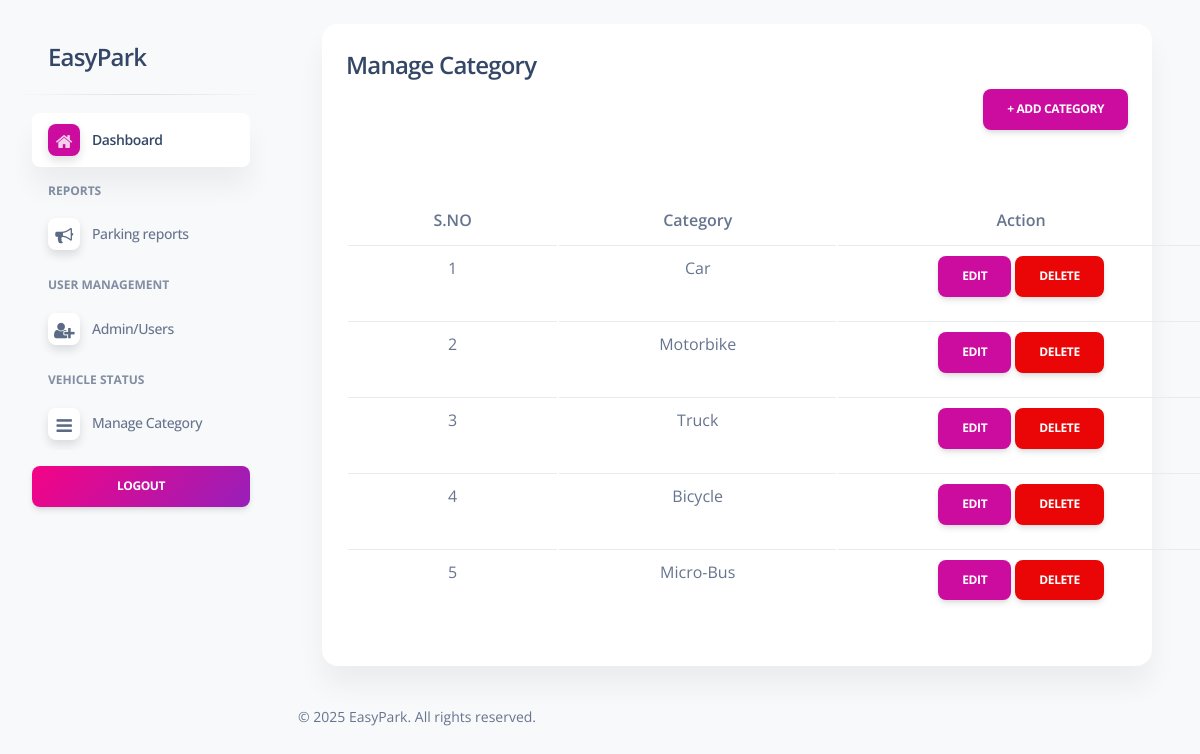
/admin/manage-category.php (signed in), run on the app's committed database.
### tables this page shows
CREATE TABLE `tblcategory` (
  `ID` int(10) NOT NULL,
  `VehicleCat` varchar(120) DEFAULT NULL,
  `CreationDate` timestamp NOT NULL DEFAULT current_timestamp(),
  `FID` int(11) DEFAULT NULL
);

### admin/manage-category.php (the view, shortened to what this page needs)
<?php
include('include/header.php');
?>
<div class="container">
    <div class="row">
        <div class="col-lg-12">
            <div class="card">
                <div class="card-header">
                    <h4>Manage Category</h4>
                    <a href="addcategory.php" class="btn btn-primary float-end">+ Add Category</a>
                </div>
                <div class="card-body">
                    <table class="table">
                        <thead>
                            <tr>
                                <th>S.NO</th>
                                <th>Category</th>
                                <th>Action</th>
                            </tr>
                        </thead>
                        <tbody>
                            <?php
                            $ret = mysqli_query($conn, "SELECT * FROM tblcategory");
                            $cnt = 1;
                            while ($row = mysqli_fetch_array($ret)) {
                                ?>
                                <tr>
                                    <td><?php echo $cnt; ?></td>
                                    <td><?php echo htmlspecialchars($row['VehicleCat']); ?></td>
                                    <td>
                                        <a href="edit-category.php?editid=<?php echo $row['ID']; ?>" class="btn btn-primary">Edit</a>
                                        <a href="manage-category.php?del=<?php echo $row['ID']; ?>" class="btn btn-danger">Delete</a>
                                    </td>
                                </tr>
                                <?php
                                $cnt++;
                            }
                            ?>
                        </tbody>
                    </table>
                </div>
            </div>
        </div>
    </div>
</div>
<?php include('include/footer.php'); ?>

### admin/manage-category.php (style rules this page uses)
table.table thead th { text-align: center; }
table.table tbody td { text-align: center; padding-left: 100px; padding-right: 100px; }
table.table th, table.table td { padding-left: 25px; padding-right: 25px; }

### data on the page
tblcategory: VehicleCat "Car"
tblcategory: VehicleCat "Motorbike"
tblcategory: VehicleCat "Truck"
tblcategory: VehicleCat "Bicycle"
tblcategory: VehicleCat "Micro-Bus"
